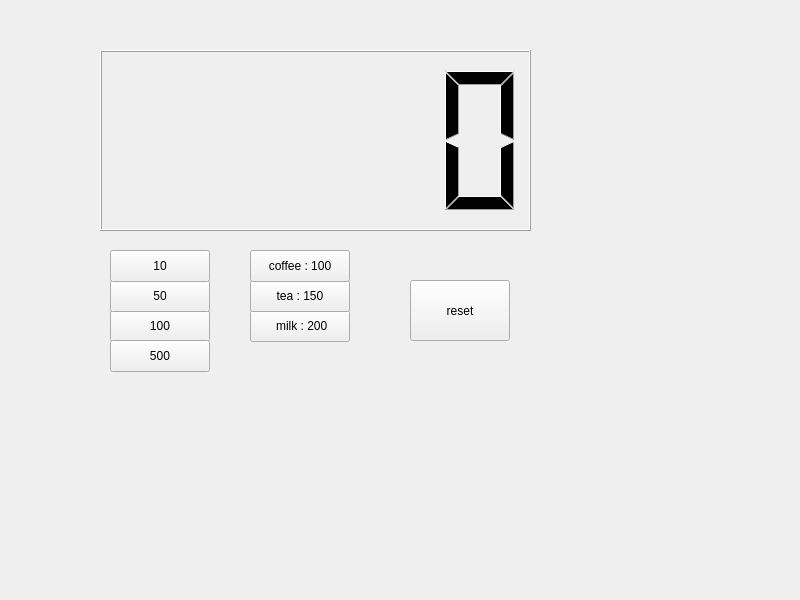
<?xml version="1.0" encoding="UTF-8"?>
<ui version="4.0">
 <class>Widget</class>
 <widget class="QWidget" name="Widget">
  <property name="geometry">
   <rect>
    <x>0</x>
    <y>0</y>
    <width>800</width>
    <height>600</height>
   </rect>
  </property>
  <property name="windowTitle">
   <string>Widget</string>
  </property>
  <widget class="QPushButton" name="milk">
   <property name="geometry">
    <rect>
     <x>250</x>
     <y>310</y>
     <width>100</width>
     <height>32</height>
    </rect>
   </property>
   <property name="mouseTracking">
    <bool>false</bool>
   </property>
   <property name="text">
    <string> milk : 200</string>
   </property>
  </widget>
  <widget class="QPushButton" name="hundred">
   <property name="geometry">
    <rect>
     <x>110</x>
     <y>310</y>
     <width>100</width>
     <height>32</height>
    </rect>
   </property>
   <property name="text">
    <string>100</string>
   </property>
  </widget>
  <widget class="QPushButton" name="fifty">
   <property name="geometry">
    <rect>
     <x>110</x>
     <y>280</y>
     <width>100</width>
     <height>32</height>
    </rect>
   </property>
   <property name="text">
    <string>50</string>
   </property>
  </widget>
  <widget class="QPushButton" name="ten">
   <property name="geometry">
    <rect>
     <x>110</x>
     <y>250</y>
     <width>100</width>
     <height>32</height>
    </rect>
   </property>
   <property name="text">
    <string>10</string>
   </property>
  </widget>
  <widget class="QPushButton" name="reset">
   <property name="geometry">
    <rect>
     <x>410</x>
     <y>280</y>
     <width>100</width>
     <height>61</height>
    </rect>
   </property>
   <property name="text">
    <string>reset</string>
   </property>
  </widget>
  <widget class="QPushButton" name="fivehundred">
   <property name="geometry">
    <rect>
     <x>110</x>
     <y>340</y>
     <width>100</width>
     <height>32</height>
    </rect>
   </property>
   <property name="text">
    <string>500</string>
   </property>
  </widget>
  <widget class="QLCDNumber" name="lcdNumber">
   <property name="geometry">
    <rect>
     <x>100</x>
     <y>50</y>
     <width>431</width>
     <height>181</height>
    </rect>
   </property>
  </widget>
  <widget class="QPushButton" name="tea">
   <property name="geometry">
    <rect>
     <x>250</x>
     <y>280</y>
     <width>100</width>
     <height>32</height>
    </rect>
   </property>
   <property name="text">
    <string>tea : 150</string>
   </property>
  </widget>
  <widget class="QPushButton" name="coffee">
   <property name="geometry">
    <rect>
     <x>250</x>
     <y>250</y>
     <width>100</width>
     <height>32</height>
    </rect>
   </property>
   <property name="text">
    <string>coffee : 100</string>
   </property>
  </widget>
 </widget>
 <resources/>
 <connections/>
</ui>
